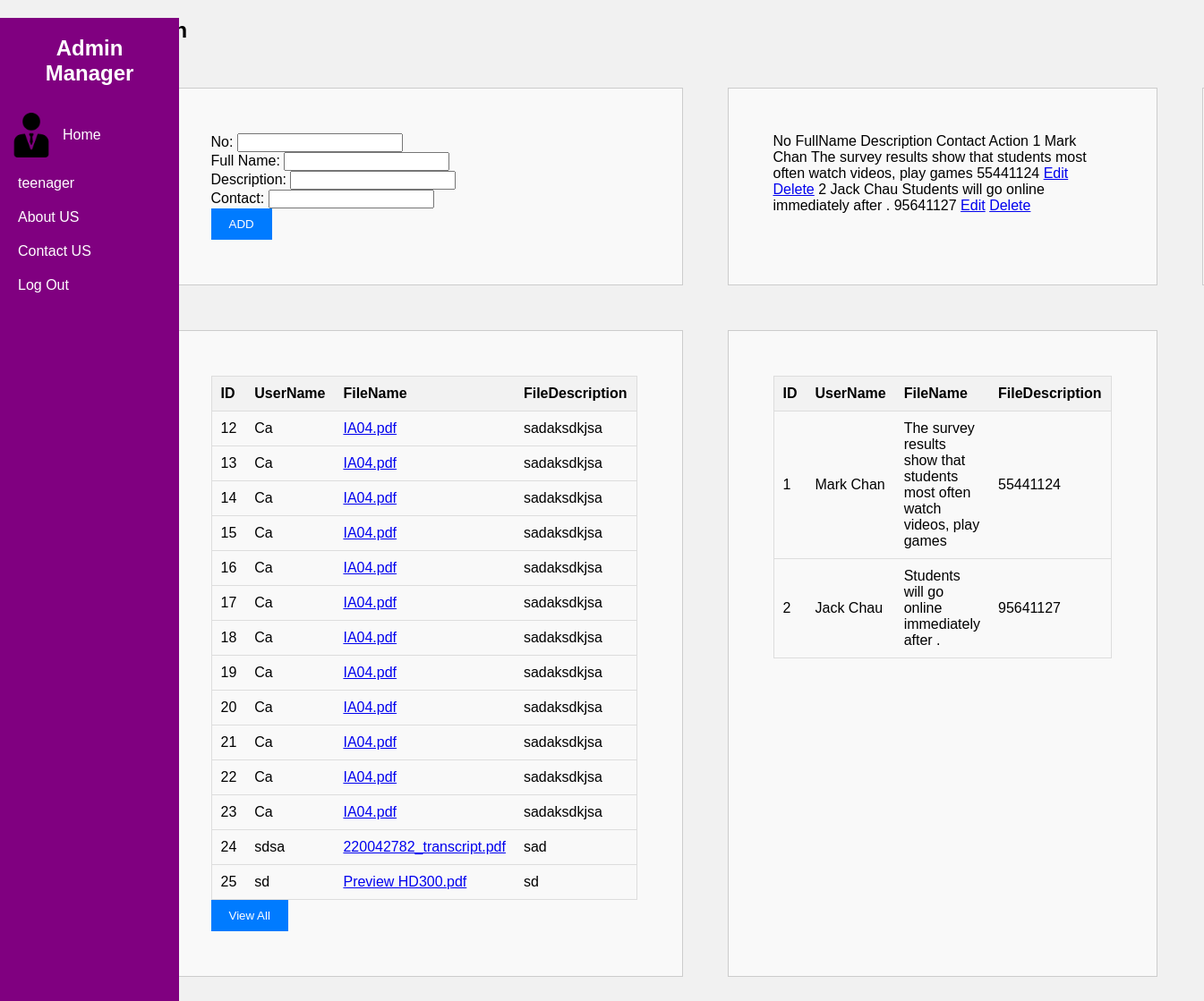
The page /AdminHome.php on the database as committed earlier.
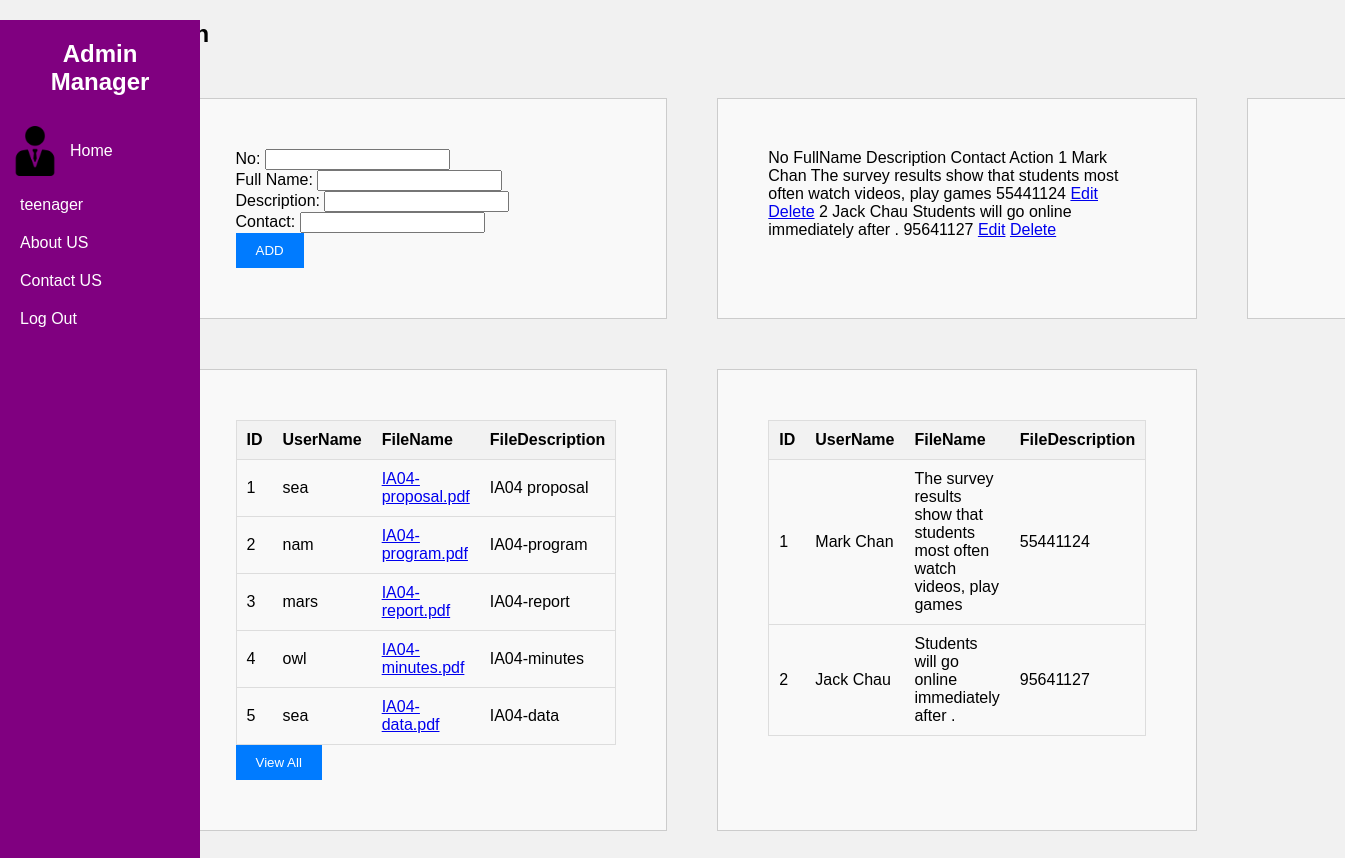
The same page on the database as committed later.
### tables this page shows
CREATE TABLE `pdf` (
  `pdfID` int(11) NOT NULL,
  `fileName` varchar(200) NOT NULL,
  `userName` varchar(200) NOT NULL,
  `pdfDescription` varchar(200) NOT NULL,
  `uploadDate` date NOT NULL,
  `type` varchar(50) NOT NULL
);

### AdminHome.php (the view, shortened to what this page needs)
<?php
include 'dbcon.php';
?>
<!DOCTYPE html>
<html lang="en">
<head>
    <link rel="stylesheet" href="AdminHome.css" type="text/css">
</head>
<body>
<div class="sidebar">
    <div class="sidebar-brand">
        <h1><span class="lab"></span>Admin Manager</h1>
    </div>
    <div class="menu">
        <ul>
            <li>
                <a href="AdminHome.php">
                    <img id="img" src="img/10.png" alt="" width="50" height="50">
                    <span>Home</span>
                </a>
            </li>
            <li>
                <a class="ui" href="AdminIndex.php">
                    <span>teenager</span>
                </a>
            </li>
            <li>
                <a class="ui" href="About.php">
                    <span>About US</span>
                </a>
            </li>
            <li>
                <a class="ui" href="Contact.php">
                    <span>Contact US</span>
                </a>
            </li>
            <li>
                <a class="ui" href="logout.php">
                    <span>Log Out</span>
                </a>
            </li>
        </ul>
    </div>
</div>
<div style="padding-left: 10%;">
    <main class="table">
        <section class="Table">
            <h1>Admin</h1>
        </section>
        <section class="Order">
            <div class="grid-container">
                <div class="grid-item">
                    <form>
                        <label for="No">No:</label>
                        <input type="text" name="No" value="<?php echo $nextNo; ?>" readonly><br>
                        <label for="Full Name">Full Name:</label>
                        <input type="text" name="FullName" required><br>
                        <label for="Description">Description:</label>
                        <input type="text" name="Description" required><br>
                        <label for="ContactInformation">Contact:</label>
                        <input type="tel" name="ContactInformation" required pattern="[2-9]{1}[0-9]{7}" title="Please enter a valid 8-digit Hong Kong phone number (starting with 2-9)"><br>
                        <button type="submit">ADD</button>
                    </form>
                </div>
                <div class="grid-item">
                    <form>
                        <tr>
                            <th>No</th>
                            <th>FullName</th>
                            <th>Description</th>
                            <th>Contact</th>
                            <th>Action</th>
                        </tr>
                        <?php
                        $connection = mysqli_connect("127.0.0.1", "root", "", "iadb");
                        $sql = "SELECT * FROM admin";
                        $result = mysqli_query($connection, $sql);
                        while ($row = mysqli_fetch_assoc($result)) {
                            echo "<tr>
                                <td>{$row['No']}</td>
                                <td>{$row['FullName']}</td>
                                <td>{$row['Description']}</td>
                                <td>{$row['ContactInformation']}</td>
                                <td>
                                    <a href='Edit.php?No={$row['No']}' class='view'>Edit</a>
                                    <a href='Delete.php?No={$row['No']}' class='delete' onclick=\"return confirm('Are you sure you want to delete this record?');\">Delete</a>
                                </td>
                            </tr>";
                        }
                        ?>
                    </form>
                </div>
                <div class="grid-item">
                </div>
                <div class="grid-item">
                    <form>
                        <div id="cursor">
                            <div class="background">
                                <div class="table-responsive">
                                    <table>
                                        <thead>
                                        <th>ID</th>
                                        <th>UserName</th>
                                        <th>FileName</th>
                                        <th>FileDescription</th>
                                        </thead>
                                        <tbody>
                                        <?php
                                        $selectQuery = "SELECT * FROM pdf";
                                        $squery = mysqli_query($con, $selectQuery);
                                        while ($result = mysqli_fetch_assoc($squery)) {
                                            ?>
                                            <tr>
                                                <td><?php echo $result['pdfID']; ?></td>
                                                <td><?php echo isset($result['userName']) ? $result['userName'] : ''; ?></td>
                                                <td>
                                                    <?php if (isset($result['fileName'])): ?>
                                                        <a href="./pdf/<?php echo $result['fileName']; ?>" download><?php echo $result['fileName']; ?></a>
                                                    <?php endif; ?>
                                                </td>
                                                <td><?php echo isset($result['pdfDescription']) ? $result['pdfDescription'] : ''; ?></td>
                                            </tr>
                                            <?php
                                        }
                                        ?>
                                        </tbody>
                                    </table>
                                </div>
                            </div>
                        </div>
                        <button type="button" href ="";>View All</button>
                    </form>
                </div>
                <div class="grid-item">
                    <form>
                        <div id="cursor">
                            <div class="background">
                                <div class="table-responsive">
                                    <table>
                                        <thead>
                                        <th>ID</th>
                                        <th>UserName</th>
                                        <th>FileName</th>
                                        <th>FileDescription</th>
                                        </thead>
                                        <tbody>
                                        <?php
                                        $connection = mysqli_connect("127.0.0.1", "root", "", "iadb");
                                        $sql = "SELECT * FROM admin";
                                        $result = mysqli_query($connection, $sql);
                                        while ($row = mysqli_fetch_assoc($result)) {
                                            echo "<tr>
                                <td>{$row['No']}</td>
                                <td>{$row['FullName']}</td>
                                <td>{$row['Description']}</td>
                                <td>{$row['ContactInformation']}</td>
                            </tr>";
                                        }
                                        ?>
                                        </tbody>
                                    </table>
                                </div>
                            </div>
                        </div>
                    </form>
                </div>
            </div>
        </section>
    </main>
</div>
</body>
</html>

### style/AdminHome.css (style rules this page uses)
.grid-container { display: grid; grid-template-columns: repeat(3, 1fr); gap: 50px; margin:50px; }
.grid-item { border: 1px solid #ccc; padding: 50px; background-color: #f9f9f9; }
body { font-family: Arial, sans-serif; margin: 0; padding: 0; background-color: #f1f1f1; }
.sidebar { width: 200px; height: 100%; background-color: #800080; color: #fff; position: fixed; }
.sidebar-brand { padding: 20px; text-align: center; }
.sidebar h1 { font-size: 24px; margin: 0; }
.menu ul { list-style-type: none; margin: 0; padding: 0; }
.menu li { padding: 10px; }
.menu a { color: #fff; text-decoration: none; display: flex; align-items: center; }
.menu a span { margin-left: 10px; }
.table-responsive { overflow-x: auto; }
table { width: 100%; border-collapse: collapse; border: 1px solid #ddd; }
th, td { padding: 10px; text-align: left; border-bottom: 1px solid #ddd; }
th { background-color: #f2f2f2; font-weight: bold; }
button { background-color: #007bff; color: white; border: none; padding: 10px 20px; cursor: pointer; margin-right: 10px; }

Rows that differ between the two databases and show on the page:
removed pdf: pdfID "12", userName "Ca", fileName "IA04.pdf", pdfDescription "sadaksdkjsa"
removed pdf: pdfID "13", userName "Ca", fileName "IA04.pdf", pdfDescription "sadaksdkjsa"
removed pdf: pdfID "14", userName "Ca", fileName "IA04.pdf", pdfDescription "sadaksdkjsa"
removed pdf: pdfID "15", userName "Ca", fileName "IA04.pdf", pdfDescription "sadaksdkjsa"
removed pdf: pdfID "16", userName "Ca", fileName "IA04.pdf", pdfDescription "sadaksdkjsa"
removed pdf: pdfID "17", userName "Ca", fileName "IA04.pdf", pdfDescription "sadaksdkjsa"
removed pdf: pdfID "18", userName "Ca", fileName "IA04.pdf", pdfDescription "sadaksdkjsa"
removed pdf: pdfID "19", userName "Ca", fileName "IA04.pdf", pdfDescription "sadaksdkjsa"
removed pdf: pdfID "20", userName "Ca", fileName "IA04.pdf", pdfDescription "sadaksdkjsa"
removed pdf: pdfID "21", userName "Ca", fileName "IA04.pdf", pdfDescription "sadaksdkjsa"
removed pdf: pdfID "22", userName "Ca", fileName "IA04.pdf", pdfDescription "sadaksdkjsa"
removed pdf: pdfID "23", userName "Ca", fileName "IA04.pdf", pdfDescription "sadaksdkjsa"
removed pdf: pdfID "24", userName "sdsa", fileName "220042782_transcript.pdf", pdfDescription "sad"
removed pdf: pdfID "25", userName "sd", fileName "Preview HD300.pdf", pdfDescription "sd"
added pdf: pdfID "1", userName "sea", fileName "IA04-proposal.pdf", pdfDescription "IA04 proposal"
added pdf: pdfID "2", userName "nam", fileName "IA04-program.pdf", pdfDescription "IA04-program"
added pdf: pdfID "3", userName "mars", fileName "IA04-report.pdf", pdfDescription "IA04-report"
added pdf: pdfID "4", userName "owl", fileName "IA04-minutes.pdf", pdfDescription "IA04-minutes"
added pdf: pdfID "5", userName "sea", fileName "IA04-data.pdf", pdfDescription "IA04-data"
